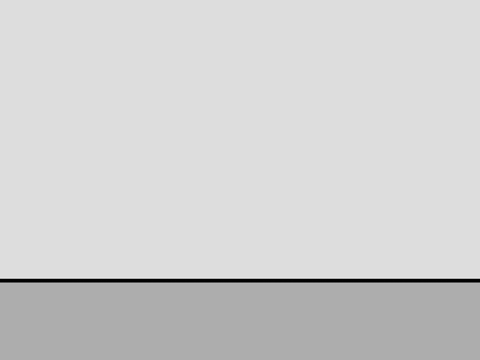
#> input picture projects/test_project/imgs/bg.png, 480 x 360 px, found by its file name
$ python frames.py
#> lines starting #> are read from the running program, lines starting #| are printed output that depends on the picture
### helpers.py
import cv2
import numpy as np

class KeyFrame:
    def __init__(self, duration, background):
        """
        initializes a keyframe

        :param duration: how long the keyframe will show in the animation in frames
        :type duration: int
        :param background: background image
        :type background: PIL.Image.Image
        """
        self.duration = duration
        self.image = background

    def paste(self, overlay, center, angle=0):
        """
        paste an image onto the keyframe

        :param overlay: image to be pasted
        :type overlay: PIL.Image.Image
        :param center: center coordinate
        :type center: tuple[int, int]
        :param angle: tilted angle in degrees
        :type angle: float
        """
        if angle:
            overlay = overlay.rotate(angle, expand=True)

        overlay_center = overlay.width // 2, overlay.height // 2
        top_left = center[0] - overlay_center[0], center[1] - overlay_center[1]

        self.image.paste(overlay, top_left, mask=overlay)

    # [19 lines left out: functions preview, write, not called in this run]

def resize(image, scale):
    """
    resize an image's width and height with respect to a given scale
    if scale is a single float both width and height get scaled equally

    :param image: image to be resized
    :type image: PIL.Image.Image
    :param scale: scaling factor
    :type scale: float | tuple[float, float]
    """
    if type(scale) == tuple:
        width_factor, height_factor = scale
    else:
        width_factor = height_factor = scale

    new_width = int(image.width * width_factor)
    new_height = int(image.height * height_factor)
    return image.resize((new_width, new_height))

# [20 lines left out: function paste_center, not called in this run]

### templates/frames.py
#the file name MUST be frames.py, and any variables must be named as they are

from helpers import *
from PIL import Image
from pathlib import Path

##initializations
#images
BASE_DIR = Path(__file__).resolve().parent
"your images go here"

#example
bg = Image.open(BASE_DIR / "imgs" / "bg.png")
#> bg is the input picture: PIL image 480x360 RGBA; mean R, G, B, A 208.4, 208.4, 208.4, 255
ball = Image.open(BASE_DIR / "imgs" / "ball.png")
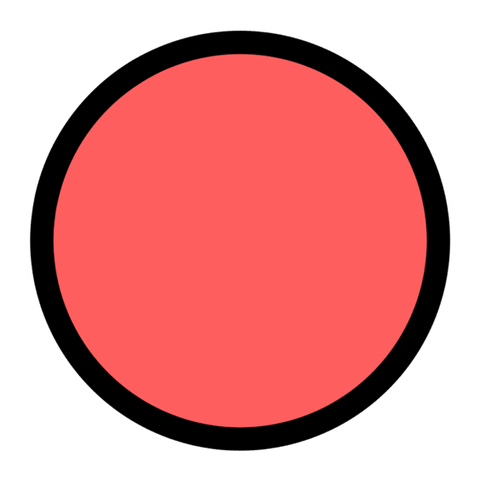
#> input picture projects/test_project/imgs/ball.png, 480 x 480 px, found by its file name
#> ball is the input picture: PIL image 480x480 RGBA; mean R, G, B, A 121.1, 44.6, 44.6, 153.3

#configuration
width, height = 400, 400
fps = 24

#actual frames
frames = []

"adjust all your frames next"

#example
f1 = KeyFrame(2, bg.copy())
f1.paste(ball, (200, 200))
#> in paste, `self.image.paste(overlay, top_left, mask=overlay)`:
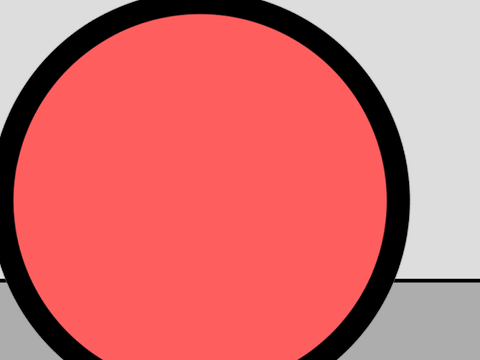
#> self.image: PIL image 480x360 RGBA; mean R, G, B, A 210.7, 112.1, 112.1, 254.7; transparent parts drawn white
frames.append(f1)

f2 = KeyFrame(3, bg.copy())
rball = ball.copy()
rball = resize(rball, 0.5)
f2.paste(rball, (300, 300))
#> call 2 of paste, with center = (300, 300), angle = 0
#> in paste (call 2), `self.image.paste(overlay, top_left, mask=overlay)`:
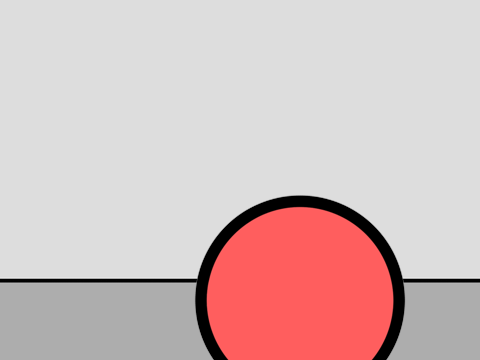
#> self.image: PIL image 480x360 RGBA; mean R, G, B, A 211.9, 189.5, 189.5, 254.9; transparent parts drawn white
frames.append(f2)

"""
you can do KeyFrame.preview() to see how a frame looks
the KeyFrame background argument MUST be an Image.copy()
as for resizing it's preferred to resize an image the
way it's shown here if you plan to reuse an image

For more info about how these functions work check out helpers.py
"""
